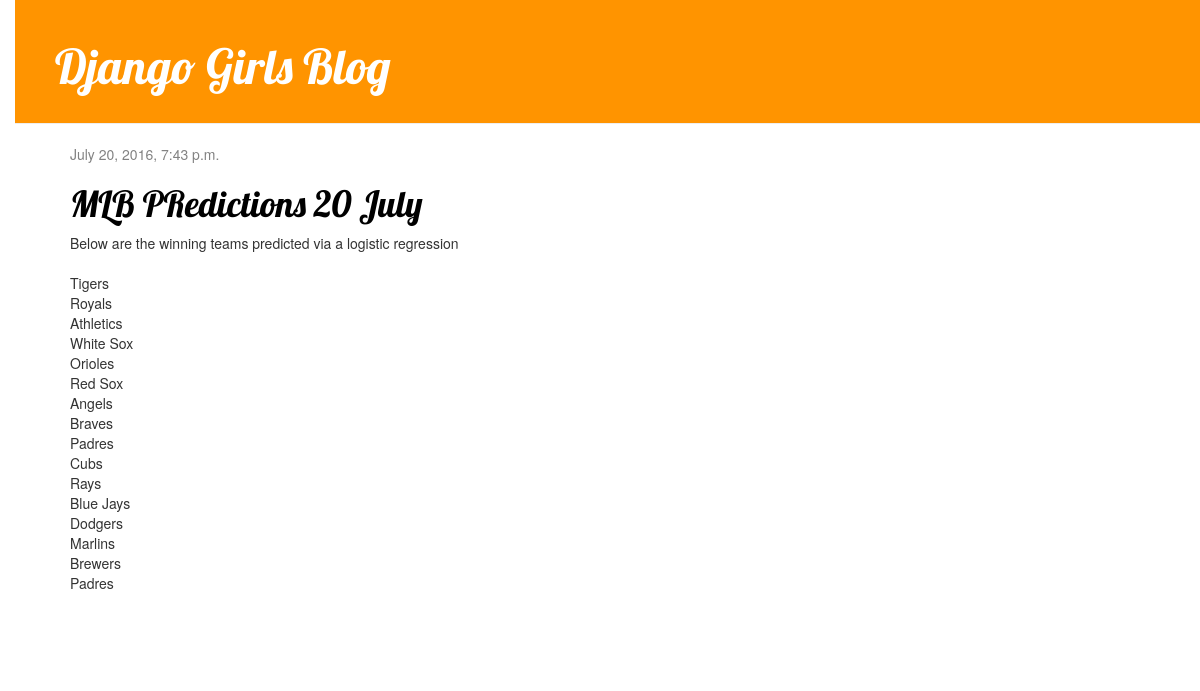
The app's page /, older data.
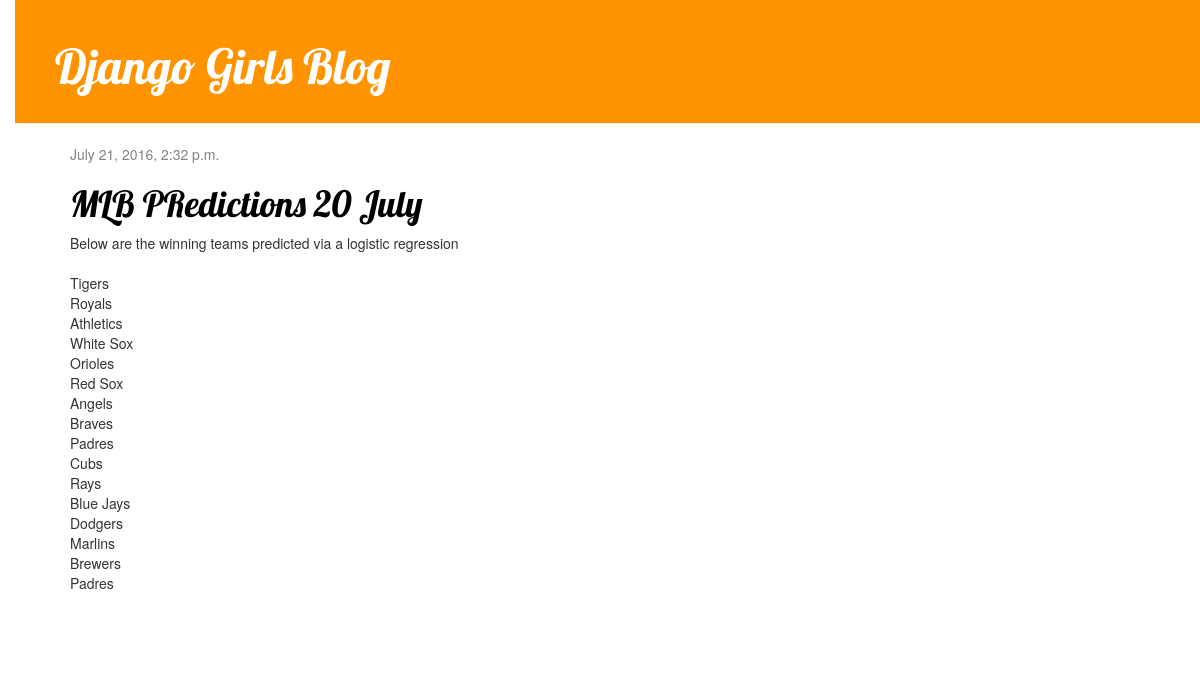
The same page, newer data.
### blog/models.py (models this page shows, shortened)
class Post(models.Model):
    author = models.ForeignKey('auth.User')
    title = models.CharField(max_length=200)
    text = models.TextField()
    created_date = models.DateTimeField(
            default=timezone.now)
    published_date = models.DateTimeField(
            blank=True, null=True)

### blog/views.py (the view)
# urls.py: url(r'^$', views.post_list, name='post_list'),
def post_list(request):
    posts = Post.objects.filter(published_date__lte=timezone.now()).order_by('published_date')
    return render(request, 'blog/post_list.html', {'posts':posts})

### blog/templates/blog/post_list.html
{% extends 'blog/base.html' %}
{% block content %}
    {% for post in posts %}
        <div class="post">
            <div class="date">
                {{ post.published_date }}
            </div>
            <h1><a href="{% url 'post_detail' pk=post.pk %}">{{ post.title }}</a></h1>
            <p>{{ post.text|linebreaksbr }}</p>
        </div>
    {% endfor %}
{% endblock content %}

Row changes from the older to the newer data that the page shows:
changed Post "MLB PRedictions 20 July": published_date "July 20, 2016, 7:43 p.m." → "July 21, 2016, 2:32 p.m."
